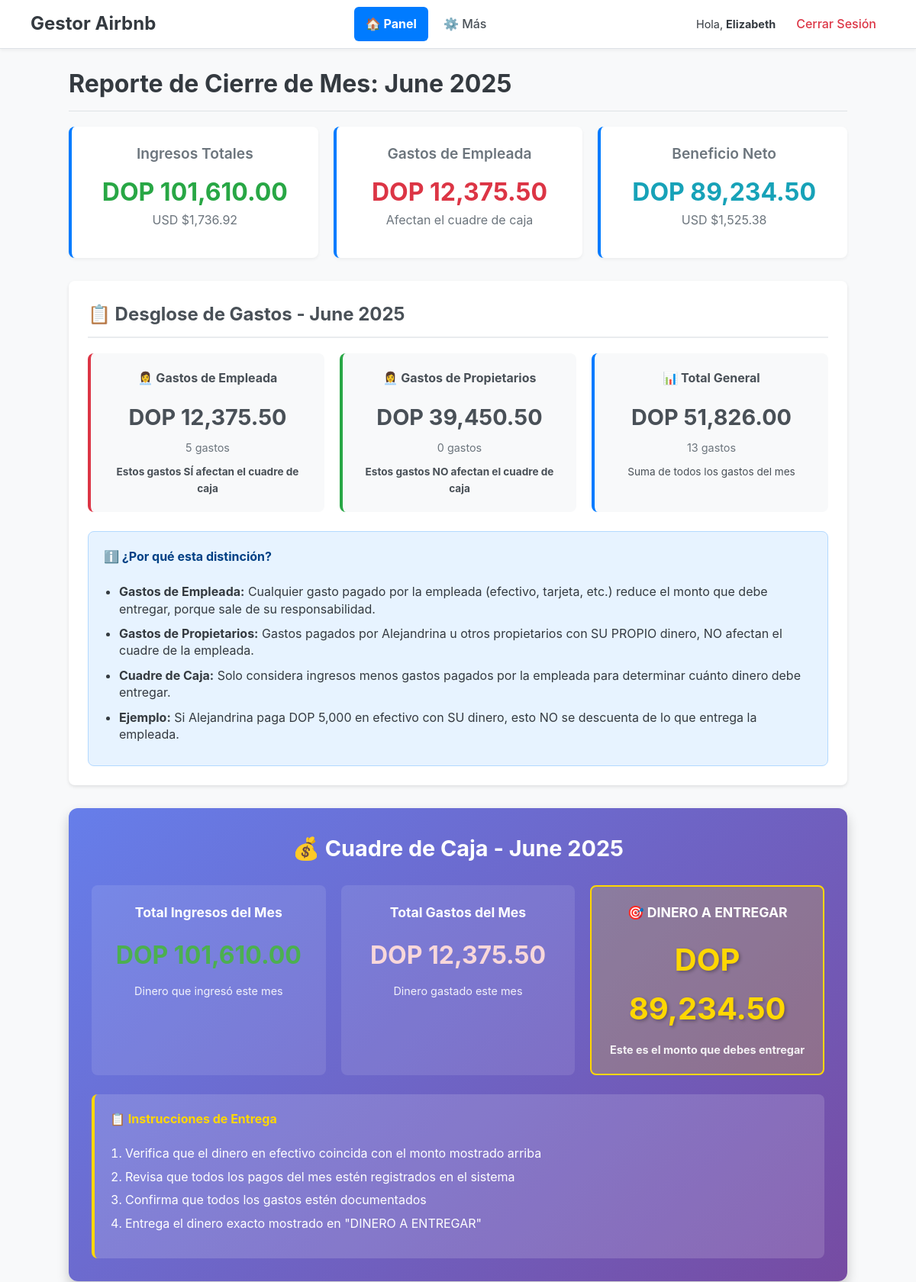
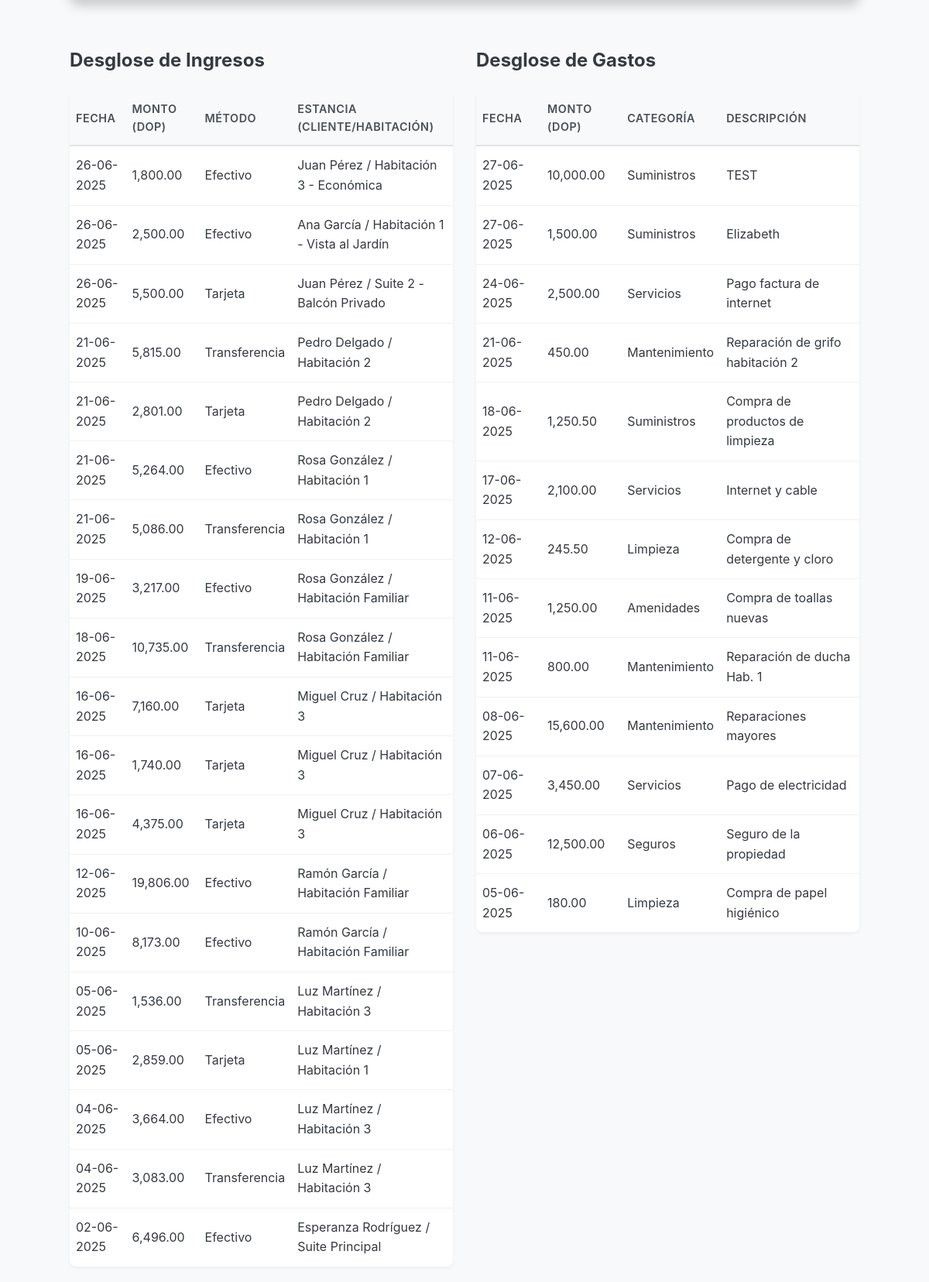
The page /monthly_report (signed in) on the database its author committed (2 pictures, top to bottom).
### app/models.py (models this page shows, shortened)
class User(db.Model, UserMixin):
    id = db.Column(db.Integer, primary_key=True)
    username = db.Column(db.String(64), index=True, unique=True, nullable=False)
    password_hash = db.Column(db.String(256))
    role = db.Column(db.String(10), index=True, nullable=False)
    tasks = db.relationship('Task', backref='assignee', lazy='dynamic')
    expenses_paid = db.relationship('Expense', foreign_keys='Expense.paid_by_user_id', backref='paid_by', lazy='dynamic')
    cash_deliveries = db.relationship('EmployeeDelivery', foreign_keys='EmployeeDelivery.delivered_by_user_id', backref='delivered_by', lazy='dynamic')
    cash_receipts = db.relationship('EmployeeDelivery', foreign_keys='EmployeeDelivery.received_by_user_id', backref='received_by', lazy='dynamic')
    def is_employee(self):
        return self.role == 'empleada'
    def can_view_reports(self):
        return self.role in ['dueño', 'socia']
    def can_manage_finances(self):
        return self.role in ['dueño', 'socia']
    def can_view_monthly_report(self):
        return True
    def can_manage_users(self):
        return self.role == 'dueño'
    def can_manage_supplies(self):
        return True
    def get_display_name(self):
        return self.username.title()

class Payment(db.Model):
    id = db.Column(db.Integer, primary_key=True)
    amount = db.Column(db.Float, nullable=False)
    payment_date = db.Column(db.DateTime, index=True, default=lambda: datetime.now(timezone.utc))
    method = db.Column(db.String(64), default='Efectivo')
    stay_id = db.Column(db.Integer, db.ForeignKey('stay.id'), nullable=False)

class Client(db.Model):
    id = db.Column(db.Integer, primary_key=True)
    full_name = db.Column(db.String(128), index=True, nullable=False)
    phone_number = db.Column(db.String(32), index=True, nullable=False, unique=True)
    email = db.Column(db.String(128), index=True, unique=True)
    notes = db.Column(db.Text)
    stays = db.relationship('Stay', backref='client', lazy='dynamic')

class Room(db.Model):
    id = db.Column(db.Integer, primary_key=True)
    name = db.Column(db.String(128), index=True, unique=True, nullable=False)
    status = db.Column(db.String(64), index=True, nullable=False, default='Limpia')
    tier = db.Column(db.String(50), nullable=False, default='Queen')
    notes = db.Column(db.Text)
    stays = db.relationship('Stay', backref='room', lazy='dynamic')
    supply_packages = db.relationship('Supply', secondary=room_supply_defaults,
                                    backref=db.backref('room_packages', lazy='dynamic'))

class Expense(db.Model):
    id = db.Column(db.Integer, primary_key=True)
    description = db.Column(db.String(256), nullable=False)
    amount = db.Column(db.Float, nullable=False)
    category = db.Column(db.String(64), index=True)
    expense_date = db.Column(db.DateTime, index=True, default=lambda: datetime.now(timezone.utc))
    paid_by_user_id = db.Column(db.Integer, db.ForeignKey('user.id'), nullable=True)
    payment_method = db.Column(db.String(32), nullable=False, default='Efectivo')
    def affects_cash_closure(self):
        if not self.paid_by:
            return False
        return self.paid_by.is_employee()

### app/routes/panel_routes.py (the view)
@bp.route('/monthly_report')
@login_required
@permission_required('can_view_monthly_report')
def monthly_report():
    from calendar import monthrange
    from flask import current_app
    year = datetime.utcnow().year
    month = datetime.utcnow().month
    start_date = datetime(year, month, 1)
    end_date = datetime(year, month, monthrange(year, month)[1], 23, 59, 59)
    incomes = Payment.query.filter(
        Payment.payment_date >= start_date,
        Payment.payment_date <= end_date
    ).order_by(Payment.payment_date.desc()).all()
    expenses = Expense.query.filter(
        Expense.expense_date >= start_date,
        Expense.expense_date <= end_date
    ).order_by(Expense.expense_date.desc()).all()
    employee_expenses = [e for e in expenses if e.affects_cash_closure()]
    total_income_dop = sum(p.amount for p in incomes)
    total_expenses_dop = sum(e.amount for e in employee_expenses)
    profit_dop = total_income_dop - total_expenses_dop
    exchange_rate = current_app.config.get('TASA_CAMBIO_DOP_USD', 1.0)
    total_income_usd = total_income_dop / exchange_rate if exchange_rate > 0 else 0
    total_expenses_usd = total_expenses_dop / exchange_rate if exchange_rate > 0 else 0
    profit_usd = total_income_usd - total_expenses_usd
    total_all_expenses_dop = sum(e.amount for e in expenses)
    return render_template(
        'monthly_report.html',
        title='Reporte de Cierre de Mes',
        incomes=incomes,
        expenses=expenses,
        employee_expenses=employee_expenses,
        total_income_dop=total_income_dop,
        total_expenses_dop=total_expenses_dop,
        total_all_expenses_dop=total_all_expenses_dop,
        profit_dop=profit_dop,
        total_income_usd=total_income_usd,
        total_expenses_usd=total_expenses_usd,
        profit_usd=profit_usd,
        report_month=start_date.strftime('%B %Y')
    )

### app/templates/monthly_report.html (shortened to what this page needs)
{% extends "base.html" %}
{% block content %}
    <div class="page-header">
        <h1>Reporte de Cierre de Mes: {{ report_month }}</h1>
    </div>
    <div class="report-summary">
        <div class="summary-card">
            <h2>Ingresos Totales</h2>
            <p class="amount success">DOP {{ "{:,.2f}".format(total_income_dop) }}</p>
            <p class="sub-amount">USD ${{ "{:,.2f}".format(total_income_usd) }}</p>
        </div>
        <div class="summary-card">
            <h2>Gastos de Empleada</h2>
            <p class="amount danger">DOP {{ "{:,.2f}".format(total_expenses_dop) }}</p>
            <p class="sub-amount">Afectan el cuadre de caja</p>
        </div>
        <div class="summary-card">
            <h2>Beneficio Neto</h2>
            <p class="amount info {% if profit_dop < 0 %}danger{% endif %}">DOP {{ "{:,.2f}".format(profit_dop) }}</p>
            <p class="sub-amount">USD ${{ "{:,.2f}".format(profit_usd) }}</p>
        </div>
    </div>
    <div class="expenses-breakdown">
        <h2>📋 Desglose de Gastos - {{ report_month }}</h2>
        <div class="breakdown-summary">
            <div class="breakdown-card employee-expenses">
                <h3>👩‍💼 Gastos de Empleada</h3>
                <div class="breakdown-amount">DOP {{ "{:,.2f}".format(total_expenses_dop) }}</div>
                <div class="breakdown-count">{{ employee_expenses|length }} gastos</div>
                <p><strong>Estos gastos SÍ afectan el cuadre de caja</strong></p>
            </div>
            <div class="breakdown-card owner-expenses">
                <h3>👩‍💼 Gastos de Propietarios</h3>
                {% set owner_expenses = expenses | rejectattr('affects_cash_closure') | list %}
                <div class="breakdown-amount">DOP {{ "{:,.2f}".format(total_all_expenses_dop - total_expenses_dop) }}</div>
                <div class="breakdown-count">{{ owner_expenses|length }} gastos</div>
                <p><strong>Estos gastos NO afectan el cuadre de caja</strong></p>
            </div>
            <div class="breakdown-card total-expenses">
                <h3>📊 Total General</h3>
                <div class="breakdown-amount">DOP {{ "{:,.2f}".format(total_all_expenses_dop) }}</div>
                <div class="breakdown-count">{{ expenses|length }} gastos</div>
                <p>Suma de todos los gastos del mes</p>
            </div>
        </div>
        <div class="explanation-box">
            <h4>ℹ️ ¿Por qué esta distinción?</h4>
            <ul>
                <li><strong>Gastos de Empleada:</strong> Cualquier gasto pagado por la empleada (efectivo, tarjeta, etc.) reduce el monto que debe entregar, porque sale de su responsabilidad.</li>
                <li><strong>Gastos de Propietarios:</strong> Gastos pagados por Alejandrina u otros propietarios con SU PROPIO dinero, NO afectan el cuadre de la empleada.</li>
                <li><strong>Cuadre de Caja:</strong> Solo considera ingresos menos gastos pagados por la empleada para determinar cuánto dinero debe entregar.</li>
                <li><strong>Ejemplo:</strong> Si Alejandrina paga DOP 5,000 en efectivo con SU dinero, esto NO se descuenta de lo que entrega la empleada.</li>
            </ul>
        </div>
    </div>
    {% if current_user.is_employee() %}
        <div class="cash-reconciliation">
            <h2>💰 Cuadre de Caja - {{ report_month }}</h2>
            <div class="cash-summary">
                <div class="cash-item total-income">
                    <h3>Total Ingresos del Mes</h3>
                    <div class="cash-amount positive">DOP {{ "{:,.2f}".format(total_income_dop) }}</div>
                    <p>Dinero que ingresó este mes</p>
                </div>
                <div class="cash-item total-expenses">
                    <h3>Total Gastos del Mes</h3>
                    <div class="cash-amount negative">DOP {{ "{:,.2f}".format(total_expenses_dop) }}</div>
                    <p>Dinero gastado este mes</p>
                </div>
                <div class="cash-item net-amount">
                    <h3>🎯 DINERO A ENTREGAR</h3>
                    <div class="cash-amount delivery {% if profit_dop > 0 %}positive{% else %}zero{% endif %}">
                        DOP {{ "{:,.2f}".format(profit_dop if profit_dop > 0 else 0) }}
                    </div>
                    {% if profit_dop > 0 %}
                        <p><strong>Este es el monto que debes entregar</strong></p>
                    {% elif profit_dop == 0 %}
                        <p>No hay dinero para entregar este mes</p>
                    {% else %}
                        <p>Déficit del mes: DOP {{ "{:,.2f}".format(abs(profit_dop)) }}</p>
                    {% endif %}
                </div>
            </div>
            <div class="instructions">
                <h4>📋 Instrucciones de Entrega</h4>
                <ol>
                    <li>Verifica que el dinero en efectivo coincida con el monto mostrado arriba</li>
                    <li>Revisa que todos los pagos del mes estén registrados en el sistema</li>
                    <li>Confirma que todos los gastos estén documentados</li>
                    <li>Entrega el dinero exacto mostrado en "DINERO A ENTREGAR"</li>
                </ol>
            </div>
        </div>
    {% endif %}
    <div class="details-grid">
        <div class="details-section">
            <h2>Desglose de Ingresos</h2>
            {% if incomes %}
                <table>
                    <thead>
                        <tr>
                            <th>Fecha</th>
                            <th>Monto (DOP)</th>
                            <th>Método</th>
                            <th>Estancia (Cliente/Habitación)</th>
                        </tr>
                    </thead>
                    <tbody>
                        {% for income in incomes %}
                        <tr>
                            <td>{{ income.payment_date.strftime('%d-%m-%Y') }}</td>
                            <td>{{ "{:,.2f}".format(income.amount) }}</td>
                            <td>{{ income.method }}</td>
                            <td>{{ income.stay.client.full_name }} / {{ income.stay.room.name }}</td>
                        </tr>
                        {% endfor %}
                    </tbody>
                </table>
            {% else %}
                <p>No hay ingresos registrados para este mes.</p>
            {% endif %}
        </div>
        <div class="details-section">
            <h2>Desglose de Gastos</h2>
            {% if expenses %}
                <table>
                    <thead>
                        <tr>
                            <th>Fecha</th>
                            <th>Monto (DOP)</th>
                            <th>Categoría</th>
                            <th>Descripción</th>
                        </tr>
                    </thead>
                    <tbody>
                        {% for expense in expenses %}
                        <tr>
                            <td>{{ expense.expense_date.strftime('%d-%m-%Y') }}</td>
                            <td>{{ "{:,.2f}".format(expense.amount) }}</td>
                            <td>{{ expense.category }}</td>
                            <td>{{ expense.description }}</td>
                        </tr>
                        {% endfor %}
                    </tbody>
                </table>
            {% else %}
                <p>No hay gastos registrados para este mes.</p>
            {% endif %}
        </div>
    </div>
{% endblock %}

### app/templates/base.html (shortened to what this page needs)
<!DOCTYPE html>
<html lang="es">
<head>
    <link rel="stylesheet" href="{{ url_for('static', filename='css/main.css') }}">
</head>
<body>
    <nav class="navbar">
        <div class="brand"><a href="{{ url_for('panel.index') }}">Gestor Airbnb</a></div>
        {% if current_user.is_authenticated %}
            <div class="nav-links">
                <a href="{{ url_for('panel.index') }}" class="nav-primary">🏠 Panel</a>
                <div class="nav-dropdown">
                    <span class="nav-dropdown-toggle">⚙️ Más</span>
                </div>
            </div>
            <div class="user-info">
                <span>Hola, <strong>{{ current_user.get_display_name() }}</strong>
                </span>
                <a href="{{ url_for('auth.logout') }}">Cerrar Sesión</a>
            </div>
        {% endif %}
    </nav>
    <div class="container">
        {% block content %}{% endblock %}
    </div>
</body>
</html>

### rows shown on the page
User: get_display_name "Elizabeth"
Payment: payment_date "26-06-2025", amount "1,800.00", method "Efectivo", stay.client.full_name "Juan Pérez", stay.room.name "Habitación 3 - Económica"
Payment: payment_date "26-06-2025", amount "2,500.00", method "Efectivo", stay.client.full_name "Ana García", stay.room.name "Habitación 1 - Vista al Jardín"
Payment: payment_date "26-06-2025", amount "5,500.00", method "Tarjeta", stay.client.full_name "Juan Pérez", stay.room.name "Suite 2 - Balcón Privado"
Payment: payment_date "21-06-2025", amount "5,815.00", method "Transferencia", stay.client.full_name "Pedro Delgado", stay.room.name "Habitación 2"
Payment: payment_date "21-06-2025", amount "2,801.00", method "Tarjeta", stay.client.full_name "Pedro Delgado", stay.room.name "Habitación 2"
Payment: payment_date "21-06-2025", amount "5,264.00", method "Efectivo", stay.client.full_name "Rosa González", stay.room.name "Habitación 1"
Payment: payment_date "21-06-2025", amount "5,086.00", method "Transferencia", stay.client.full_name "Rosa González", stay.room.name "Habitación 1"
Payment: payment_date "19-06-2025", amount "3,217.00", method "Efectivo", stay.client.full_name "Rosa González", stay.room.name "Habitación Familiar"
Payment: payment_date "18-06-2025", amount "10,735.00", method "Transferencia", stay.client.full_name "Rosa González", stay.room.name "Habitación Familiar"
Payment: payment_date "16-06-2025", amount "7,160.00", method "Tarjeta", stay.client.full_name "Miguel Cruz", stay.room.name "Habitación 3"
Payment: payment_date "16-06-2025", amount "1,740.00", method "Tarjeta", stay.client.full_name "Miguel Cruz", stay.room.name "Habitación 3"
Payment: payment_date "16-06-2025", amount "4,375.00", method "Tarjeta", stay.client.full_name "Miguel Cruz", stay.room.name "Habitación 3"
Payment: payment_date "12-06-2025", amount "19,806.00", method "Efectivo", stay.client.full_name "Ramón García", stay.room.name "Habitación Familiar"
Payment: payment_date "10-06-2025", amount "8,173.00", method "Efectivo", stay.client.full_name "Ramón García", stay.room.name "Habitación Familiar"
Payment: payment_date "05-06-2025", amount "1,536.00", method "Transferencia", stay.client.full_name "Luz Martínez", stay.room.name "Habitación 3"
Payment: payment_date "05-06-2025", amount "2,859.00", method "Tarjeta", stay.client.full_name "Luz Martínez", stay.room.name "Habitación 1"
Payment: payment_date "04-06-2025", amount "3,664.00", method "Efectivo", stay.client.full_name "Luz Martínez", stay.room.name "Habitación 3"
Payment: payment_date "04-06-2025", amount "3,083.00", method "Transferencia", stay.client.full_name "Luz Martínez", stay.room.name "Habitación 3"
Payment: payment_date "02-06-2025", amount "6,496.00", method "Efectivo", stay.client.full_name "Esperanza Rodríguez", stay.room.name "Suite Principal"
Expense: expense_date "27-06-2025", amount "10,000.00", category "Suministros", description "TEST"
Expense: expense_date "27-06-2025", amount "1,500.00", category "Suministros", description "Elizabeth"
Expense: expense_date "24-06-2025", amount "2,500.00", category "Servicios", description "Pago factura de internet"
Expense: expense_date "21-06-2025", amount "450.00", category "Mantenimiento", description "Reparación de grifo habitación 2"
Expense: expense_date "18-06-2025", amount "1,250.50", category "Suministros", description "Compra de productos de limpieza"
Expense: expense_date "17-06-2025", amount "2,100.00", category "Servicios", description "Internet y cable"
Expense: expense_date "12-06-2025", amount "245.50", category "Limpieza", description "Compra de detergente y cloro"
Expense: expense_date "11-06-2025", amount "1,250.00", category "Amenidades", description "Compra de toallas nuevas"
Expense: expense_date "11-06-2025", amount "800.00", category "Mantenimiento", description "Reparación de ducha Hab. 1"
Expense: expense_date "08-06-2025", amount "15,600.00", category "Mantenimiento", description "Reparaciones mayores"
Expense: expense_date "07-06-2025", amount "3,450.00", category "Servicios", description "Pago de electricidad"
Expense: expense_date "06-06-2025", amount "12,500.00", category "Seguros", description "Seguro de la propiedad"
Expense: expense_date "05-06-2025", amount "180.00", category "Limpieza", description "Compra de papel higiénico"

### other values the page prints
{{ report_month }} "June 2025"
{{ "{:,.2f}".format(total_income_dop) }} "101,610.00"
{{ "{:,.2f}".format(total_income_usd) }} "1,736.92"
{{ "{:,.2f}".format(total_expenses_dop) }} "12,375.50"
{{ "{:,.2f}".format(profit_dop) }} "89,234.50"
{{ "{:,.2f}".format(profit_usd) }} "1,525.38"
{{ employee_expenses|length }} "5"
{{ "{:,.2f}".format(total_all_expenses_dop - total_expenses_dop) }} "39,450.50"
{{ owner_expenses|length }} "0"
{{ "{:,.2f}".format(total_all_expenses_dop) }} "51,826.00"
{{ expenses|length }} "13"
{{ "{:,.2f}".format(profit_dop if profit_dop > 0 else 0) }} "89,234.50"
